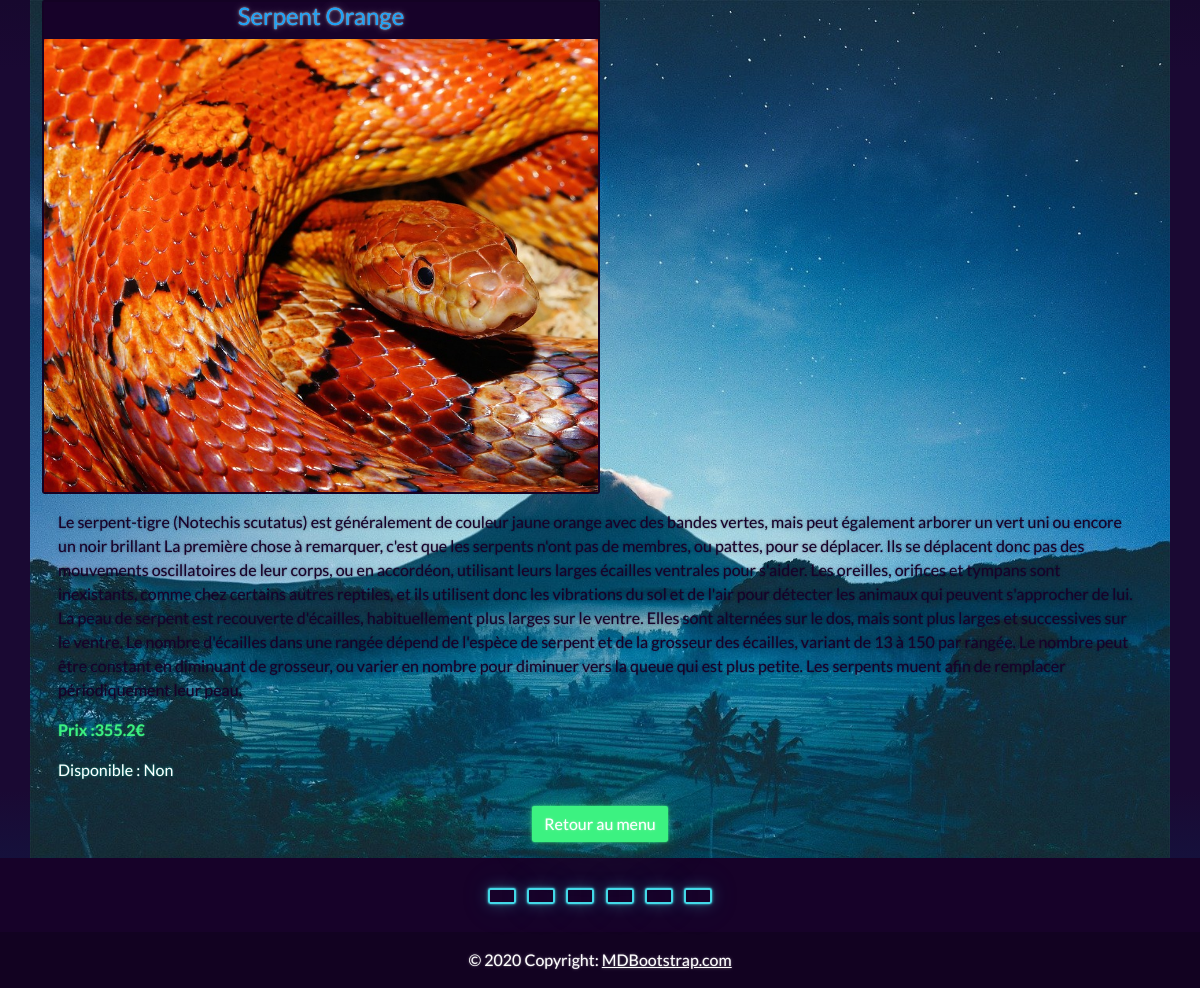
/pages/produit.php?id_produit=6 (signed in), run on the app's committed database.
### tables this page shows
CREATE TABLE IF NOT EXISTS `produit` (
  `id_produit` int(11) NOT NULL AUTO_INCREMENT,
  `nom_produit` varchar(255) NOT NULL,
  `description_produit` text NOT NULL,
  `prix_produit` float NOT NULL,
  `stock_produit` tinyint(1) NOT NULL,
  `date_depot` datetime NOT NULL,
  `image_produit` varchar(255) NOT NULL,
  PRIMARY KEY (`id_produit`)
);

### pages/produit.php (the view, shortened to what this page needs)
<?php
if(isset($_SESSION['email'])){
?>
<!DOCTYPE html>
<html lang="fr">
<head>
    <link rel="stylesheet" href="../assets/css/bootstrap.css">
    <link rel="stylesheet" href="../assets/css/style.css">
</head>
<body>
<?php
$user = "root";
$pass = "";
$hote ="localhost";
$basededonne = "ecommerce";
try{
$baseProduit = new PDO("mysql:host=".$hote. ";dbname=".$basededonne. ";charset=UTF8", $user, $pass);
$baseProduit ->setAttribute(PDO::ATTR_ERRMODE, PDO::ERRMODE_EXCEPTION);
}catch(PDOException $e){
echo"erreur !" .$e->getMessage() . "</br>";
die();
}if($baseProduit){
    $sql = "SELECT * FROM produit WHERE id_produit = ?";
    $id_produit = $_GET['id_produit'];
    $request = $baseProduit->prepare($sql);
    $request->bindParam(1, $id_produit);
    $request->execute();
    $details = $request->fetch(PDO::FETCH_ASSOC);
}
?>
<div class="container" id="dragon">
                <div class="col">
                    <div class="card w-50 bg-dark rounded-top text-center">
                            <h4 class="card-title text-info"><?= $details['nom_produit']?></h4>
                            <img src="<?= $details['image_produit']?>" class="card-img-top img-fluid" alt="<?=$details['nom_produit']?>">
                    </div>
                </div>
                <div class="col">
                    <div class="card-body">
                                <p class="text-dark"><?= $details['description_produit']?></p>
                                <p class="text-success fw-bold">Prix :<?=$details['prix_produit']?>€</p>
                                <p>Disponible :
                                <?php
                                    if($details['stock_produit'] == true){
                                        echo "Oui";
                                    }else{
                                    echo "Non";
                                    }
                                  ?>
                                </p>
                            <div class="container d-flex justify-content-center text-center">
                                    <a href="menu.php" class="mt-2 btn btn-success">Retour au menu</a>
                            </div>
                    </div>
                </div>
</div>
<?php
} else{
    echo"<a href='' class='btn btn-warning'>Se connecter</a>";
    header('Location: ../index.php');
}
?>
<footer><?php require_once "footer.php";?></footer>
</body>
</html>

### pages/footer.php (shortened to what this page needs)
<!DOCTYPE html>
<html lang="fr">
<head>
    <link rel="stylesheet" href="assets/css/bootstrap.css">
    <link rel="stylesheet" href="assets/css/style.css">
</head>
<body>
<footer class="bg-dark text-center text-white">
  <div class="container p-4 pb-0">
    <section class="mb-4">
      <a class="btn btn-outline-light btn-floating m-1" href="#!" role="button"
        ></a>
      <a class="btn btn-outline-light btn-floating m-1" href="#!" role="button"
        ></a>
        <a class="btn btn-outline-light btn-floating m-1" href="#!" role="button"
        ></a>
      <a class="btn btn-outline-light btn-floating m-1" href="#!" role="button"
        ></a>
       <a class="btn btn-outline-light btn-floating m-1" href="#!" role="button"
        ></a>
      <a class="btn btn-outline-light btn-floating m-1" href="#!" role="button"
        ></a>
    </section>
  </div>
  <div class="text-center p-3" style="background-color: rgba(0, 0, 0, 0.2);">
    © 2020 Copyright:
    <a class="text-white" href="https://mdbootstrap.com/">MDBootstrap.com</a>
  </div>
  </footer>
</body>
</html>

### assets/css/style.css (style rules this page uses)
#dragon { background-image: url(../img/bali.jpg); background-size: cover; }

### data on the page
produit: nom_produit "Serpent Orange", image_produit (picture), description_produit "Le serpent-tigre (Notechis scutatus) est généralement de couleur jaune orange avec des bandes vertes, mais peut également arborer un vert uni ou encore un noir brillant La première chose à remarquer, c'est que les serpents n'ont pas de membres, ou pattes, pour se déplacer. Ils se déplacent donc pas des mouvements oscillatoires de leur corps, ou en accordéon, utilisant leurs larges écailles ventrales pour s'aider. Les oreilles, orifices et tympans sont inexistants, comme chez certains autres reptiles, et ils utilisent donc les vibrations du sol et de l'air pour détecter les animaux qui peuvent s'approcher de lui. La peau de serpent est recouverte d'écailles, habituellement plus larges sur le…", prix_produit "355.2"
